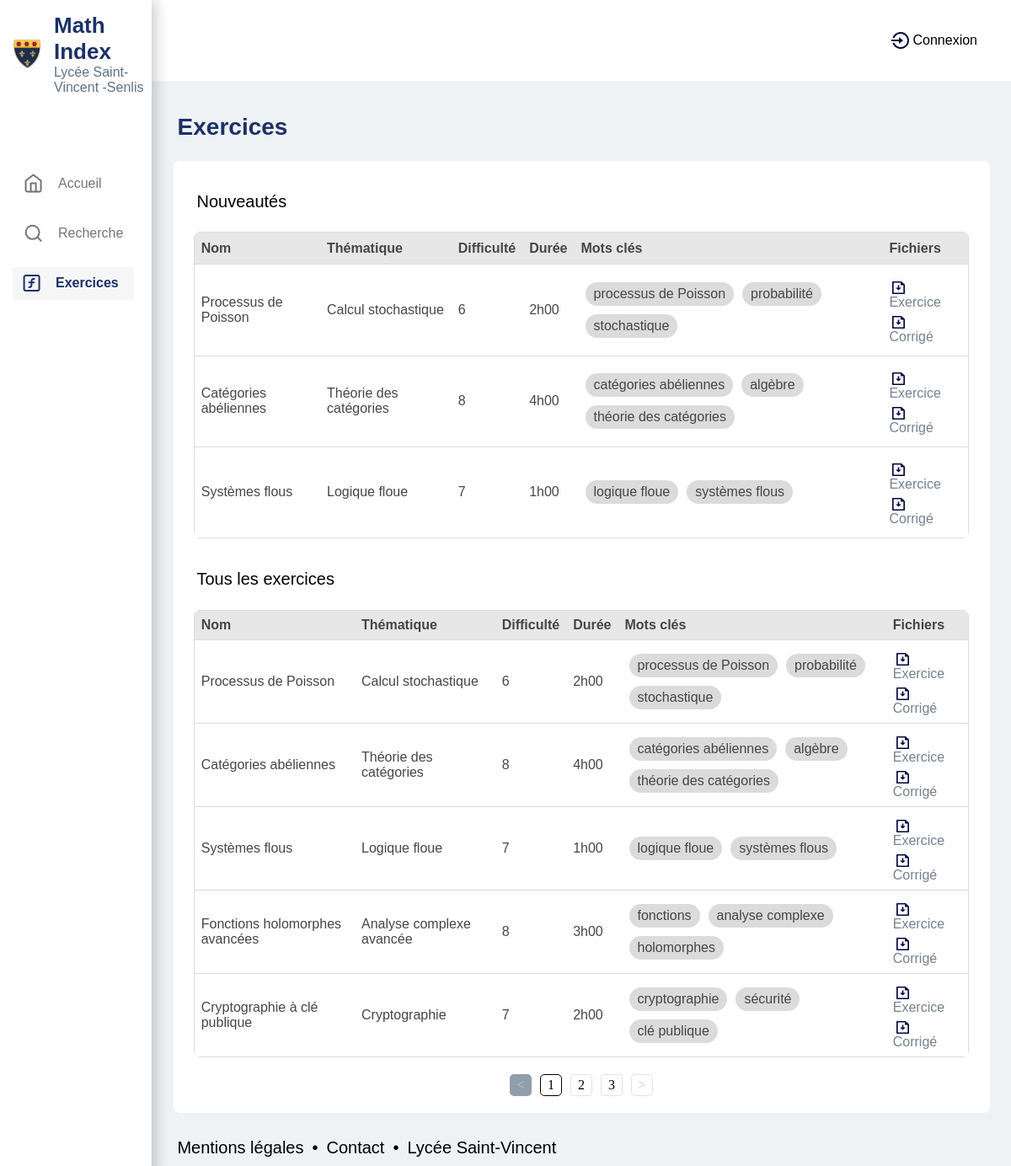
Screenshot of /projects/MathIndex/Exercices.php with the database file from the repository.
### tables this page shows
CREATE TABLE `exercise` (
  `id` int(11) NOT NULL,
  `name` varchar(255) NOT NULL,
  `classroom_id` int(11) DEFAULT NULL,
  `thematic_id` int(11) DEFAULT NULL,
  `chapter` varchar(100) DEFAULT NULL,
  `keywords` varchar(255) DEFAULT NULL,
  `difficulty` int(11) DEFAULT NULL,
  `duration` int(11) DEFAULT NULL,
  `origin_name` varchar(100) DEFAULT NULL,
  `origin_information` text DEFAULT NULL,
  `created_by_id` int(11) DEFAULT NULL,
  `date` date DEFAULT NULL,
  `exercice_file_id` int(11) DEFAULT NULL,
  `correction_file_id` int(11) DEFAULT NULL,
  `origin_id` int(11) DEFAULT NULL
);

CREATE TABLE `thematic` (
  `id` int(11) NOT NULL,
  `name` varchar(100) NOT NULL
);

### projects/MathIndex/Exercices.php (the view, shortened to what this page needs)
<?php
include_once 'requetes/configdb.php';
$exercices_par_page = 5;
$page = isset($_GET['page']) ? $_GET['page'] : 1;
$offset = ($page - 1) * $exercices_par_page;
$sql_total_exercices = "SELECT COUNT(*) AS total FROM exercise";
$result_total_exercices = $mysqlClient->query($sql_total_exercices);
$row_total_exercices = $result_total_exercices->fetch(PDO::FETCH_ASSOC);
$total_exercices = $row_total_exercices['total'];
$total_pages = ceil($total_exercices / $exercices_par_page);
?>
<!DOCTYPE html>
<html lang="fr">
<head>
  <link href='assets/styles/Exercices.css' rel='stylesheet'/>
</head>
<body>
    <nav class="barre-navigation hidden">
        <div class="ensembles-logo">
            <img alt="logo" src="assets/images/Logo.svg">
            <div class="ensembles-logo-titre ">
            <span class="titre">Math Index</span>
            <span class="sous-titre">Lycée Saint-Vincent -Senlis</span>
            </div>
        </div>
        <div class="navigation">
            <ul>
                <li><a href="Accueil.php" class="accueil-liens"><img src="assets/images/icone_home_gris.svg">Accueil</a></li>
                <li><a href="Recherche.php" class="recherche-liens"><img src="assets/images/icone_search_gris.svg">Recherche</a></li>
                <li><a href="Exercices.php" class="exercices-liens"><img src="assets/images/icone_fonctions.svg"><strong>Exercices</strong></a></li>
            </ul>
        </div>
    </nav>
    <header>
        <div class="header-droite">
            <?php
                if(isset($_SESSION["account"])){
                    $lastname=$_SESSION['account']['last_name'];
                    $firstname=$_SESSION['account']['first_name'];
                    $role=$_SESSION['account']['role'];
                    $profile_picture = isset($_SESSION['account']['profile_photo_file']) ? $_SESSION['account']['profile_photo_file'] : 'chemin/vers/image_par_defaut.jpg';
                    echo "<div class='compte' id='bouton' tabindex='0'>$firstname $lastname <img src='assets/photos_de_profil/$profile_picture' alt='photo de profil' class='profil-image'></div>";
                    if($role == "Administrateur" ){
                        echo "<div class='cible' id='cible'>";
                        echo "<a href='admin/Admin.php'><p>Administration</p><img class='img_admin' src='assets/images/icone-admin.svg'></a>";
                        echo "<a href='admin/authentification/logout.php'><p>Déconnexion</p><img class='img_logout' src='assets/images/icone_logout.svg'></a>";
                        echo "</div></div>";
                    }
                } else {
                    echo "<a href='Connexion.php' class='connexion'><img src='assets/images/icone_login.svg' alt='login'>Connexion</a>";
                }
            ?>
        </div>
    </header>
    <div class='grand_conteneur'>
        <div class='menu_arriere'></div>
            <div class="contenu">
                <h1>Exercices</h1>
                <div class="carre-blanc">
                    <h2>Nouveautés</h2>
                    <table>
                        <tr>
                            <th style="border-left: 1px solid #DBDBDB;">Nom</th>
                            <th>Thématique</th>
                            <th>Difficulté</th>
                            <th>Durée</th>
                            <th>Mots clés</th>
                            <th style="border-right: 1px solid #DBDBDB;">Fichiers</th>
                        </tr>
                        <?php
                            $sql = "SELECT exercise.name AS exercise_name,
                                        thematic.name AS thematic_name, exercise.difficulty,
                                        exercise.duration, exercise.keywords,
                                        file_exercice.name AS exercice_name,
                                        file_exercice.original_name AS exercice_original_name,
                                        file_exercice.extension,
                                        file_correction.name AS correction_name,
                                        file_correction.original_name AS correction_original_name,
                                        file_correction.extension AS correction_extension
                                    FROM exercise
                                    LEFT JOIN thematic ON exercise.thematic_id = thematic.id
                                    LEFT JOIN file AS file_exercice ON exercise.exercice_file_id = file_exercice.id
                                    LEFT JOIN file AS file_correction ON exercise.correction_file_id = file_correction.id
                                    ORDER BY exercise.date DESC LIMIT 3";
                            $result = $conn->query($sql);
                            if ($result->num_rows > 0) {
                                while($row = $result->fetch_assoc()) {
                                    echo "<tr>";
                                        echo "<td>" . $row["exercise_name"] . "</td>";
                                        echo "<td>" . $row["thematic_name"] . "</td>";
                                        echo "<td>" . $row["difficulty"] . "</td>";
                                        echo "<td>" . $row["duration"] . "h00</td>";
                                        echo '<td>';
                                        $keywords = explode(',', $row['keywords']);
                                        foreach ($keywords as $keyword) {
                                            echo '<span class="mot_cle">' . $keyword . '</span>';
                                        }
                                        echo '</td>';
                                        echo "<td>";
                                                echo "<img src='assets/images/icone_download.svg'>
                                                <a href='assets/Exercices/" . $row["exercice_name"] . "." . $row["extension"] . "' download='" . $row["exercice_original_name"] . "." . $row["extension"] . "'>Exercice</a><br>";
                                                if ($row["correction_original_name"] && $row["correction_extension"]) {
                                                    echo "<img src='assets/images/icone_download.svg'>
                                                    <a href='assets/Corriges/" . $row["correction_name"] . "." . $row["extension"]. "' download='" . $row["correction_original_name"] . "." . $row["correction_extension"] . "'>Corrigé</a>";
                                                }
                                        echo "</td>";
                                    echo "</tr>";
                                }
                            }
                        ?>
                    </table>
                    <h2>Tous les exercices</h2>
                    <table>
                        <tr>
                            <th style="border-left: 1px solid #DBDBDB;">Nom</th>
                            <th>Thématique</th>
                            <th>Difficulté</th>
                            <th>Durée</th>
                            <th>Mots clés</th>
                            <th style="border-right: 1px solid #DBDBDB;">Fichiers</th>
                        </tr>
                        <?php
                            $sql = "SELECT exercise.name AS exercise_name,
                                        thematic.name AS thematic_name, exercise.difficulty,
                                        exercise.duration, exercise.keywords,
                                        file_exercice.name AS exercice_name,
                                        file_exercice.original_name AS exercice_original_name,
                                        file_exercice.extension,
                                        file_correction.name AS correction_name,
                                        file_correction.original_name AS correction_original_name,
                                        file_correction.extension AS correction_extension
                                    FROM exercise
                                    LEFT JOIN thematic ON exercise.thematic_id = thematic.id
                                    LEFT JOIN file AS file_exercice ON exercise.exercice_file_id = file_exercice.id
                                    LEFT JOIN file AS file_correction ON exercise.correction_file_id = file_correction.id
                                    ORDER BY exercise.date DESC
                                    LIMIT $exercices_par_page OFFSET $offset";
                            $result = $conn->query($sql);
                            if ($result->num_rows > 0) {
                                while($row = $result->fetch_assoc()) {
                                    echo "<tr>";
                                    echo "<td>" . $row["exercise_name"] . "</td>";
                                    echo "<td>" . $row["thematic_name"] . "</td>";
                                    echo "<td>" . $row["difficulty"] . "</td>";
                                    echo "<td>" . $row["duration"] . "h00</td>";
                                    echo '<td>';
                                    $keywords = explode(',', $row['keywords']);
                                    foreach ($keywords as $keyword) {
                                        echo '<span class="mot_cle">' . $keyword . '</span>';
                                    }
                                    echo '</td>';
                                    echo "<td>";
                                    echo "<img src='assets/images/icone_download.svg'>
                                    <a href='assets/Exercices/" . $row["exercice_name"] . "." . $row["extension"] . "' download='" . $row["exercice_original_name"] . "." . $row["extension"] . "'>Exercice</a><br>";
                                    if ($row["correction_original_name"] && $row["correction_extension"]) {
                                        echo "<img src='assets/images/icone_download.svg'>
                                        <a href='assets/Corriges/" . $row["correction_name"] . "." . $row["extension"]. "' download='" . $row["correction_original_name"] . "." . $row["correction_extension"] . "'>Corrigé</a>";
                                    }
                                echo "</td>";
                                    echo "</tr>";
                                }
                            }
                        ?>
                    </table>
                    <div class="pagination">
                            <?php
                                if ($page > 1) {
                                    echo "<a href='Exercices.php?page=".($page - 1)."' class='pagination-bouton-gauche'>&lt;</a>";
                                } else {
                                    echo "<span class='pagination-bouton-gauche'>&lt;</span>";
                                }
                                for ($i=1; $i<=$total_pages; $i++) {
                                    if ($i == $page) {
                                        echo "<span class='page-actuel'>$i</span>";
                                    } else {
                                        echo "<a href='Exercices.php?page=".$i."' class='pagination-lien'>$i</a>";
                                    }
                                }
                                if ($page < $total_pages) {
                                    echo "<a href='Exercices.php?page=".($page + 1)."' class='pagination-bouton-droite'>&gt;</a>";
                                } else {
                                    echo "<span class='pagination-bouton-droite'>&gt;</span>";
                                }
                            ?>
                    </div>
                </div>
                <div class="mentionlegales">
                    <div class="mentionlegales-text">Mentions légales</div>
                    <div class="mentionlegales-text">•</div>
                    <div class="mentionlegales-text">Contact</div>
                    <div class="mentionlegales-text">•</div>
                    <div class="mentionlegales-text">Lycée Saint-Vincent</div>
                </div>
            </div>
        </div>
</body>
</html>

### rows the page displays
exercise: name "Processus de Poisson", thematic.name "Calcul stochastique", difficulty "6", duration "2", keywords "processus de Poisson", keywords "probabilité", keywords "stochastique"
exercise: name "Catégories abéliennes", thematic.name "Théorie des catégories", difficulty "8", duration "4", keywords "catégories abéliennes", keywords "algèbre", keywords "théorie des catégories"
exercise: name "Systèmes flous", thematic.name "Logique floue", difficulty "7", duration "1", keywords "logique floue", keywords "systèmes flous"
exercise: name "Fonctions holomorphes avancées", thematic.name "Analyse complexe avancée", difficulty "8", duration "3", keywords "fonctions", keywords "analyse complexe", keywords "holomorphes"
exercise: name "Cryptographie à clé publique", thematic.name "Cryptographie", difficulty "7", duration "2", keywords "cryptographie", keywords "sécurité", keywords "clé publique"
